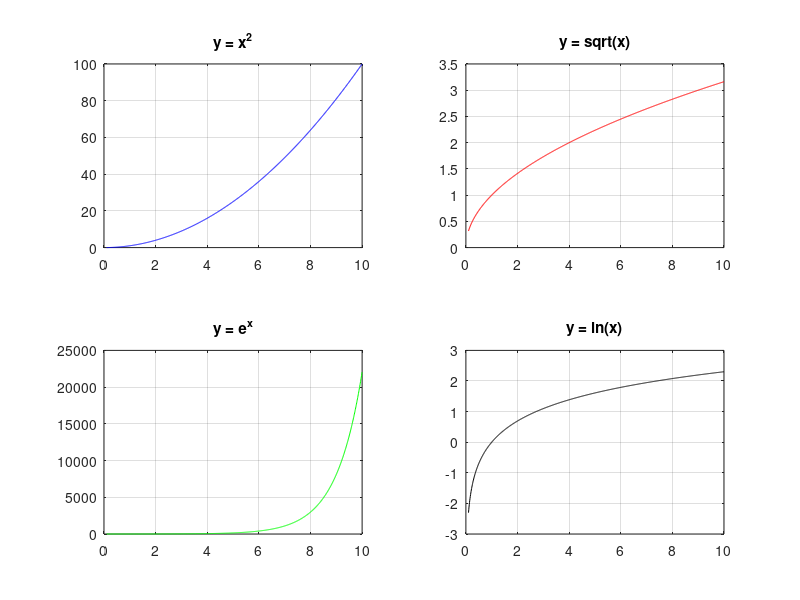

Here is the MATLAB script that generated this plot:
% Create a subplot layout with the following
% Top-left: 𝑦 = 𝑥^2
% Top-right: 𝑦 = √𝑥
% Bottom-left: 𝑦 = 𝑒^x
% Bottom-right: 𝑦 = ln (𝑥)


x = 0.1:0.01:10;

subplot(2,2,1)
plot(x, x.^2, 'b'); title('y = x^2'); grid on;

subplot(2,2,2)
plot(x, sqrt(x), 'r'); title('y = sqrt(x)'); grid on;

subplot(2,2,3)
plot(x, exp(x), 'g'); title('y = e^x'); grid on;

subplot(2,2,4)
plot(x, log(x), 'k'); title('y = ln(x)'); grid on;
